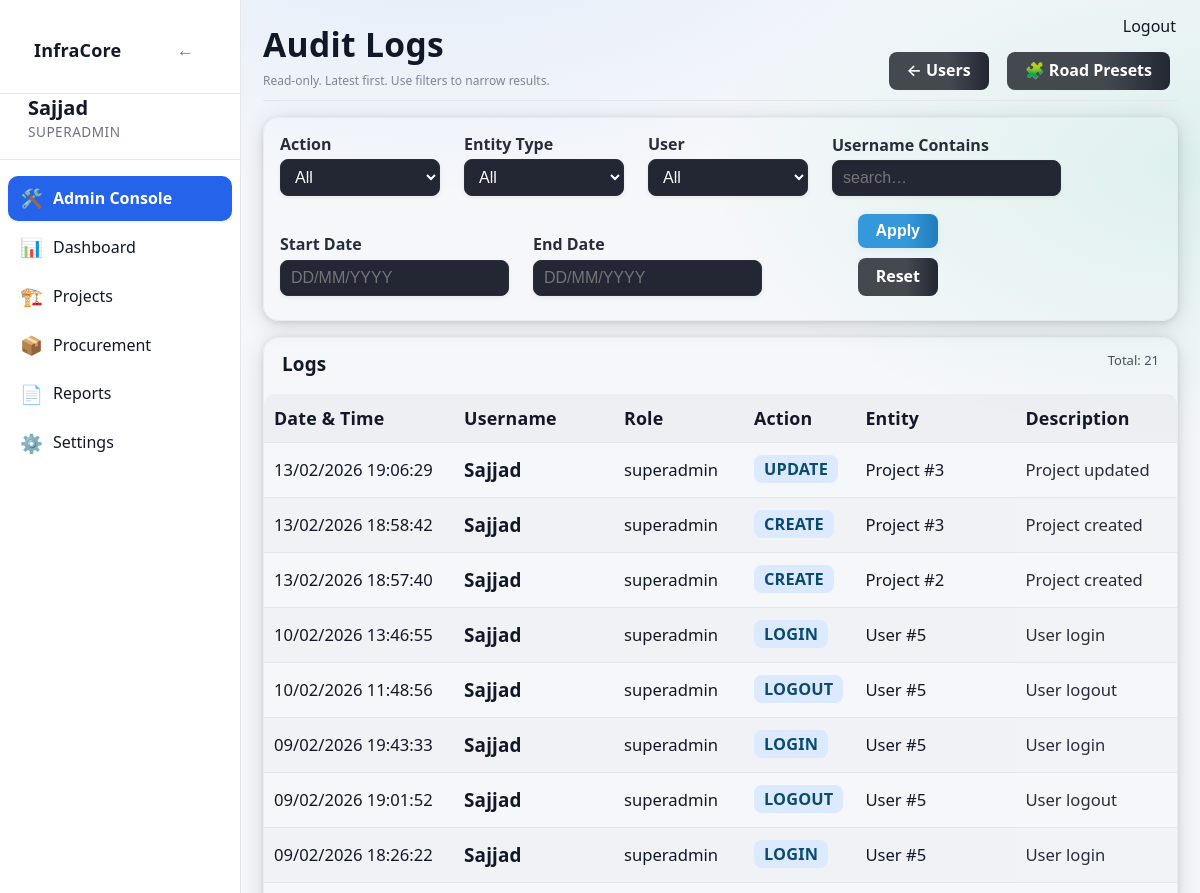
Page /admin/logs (signed in, upper part) on the earlier database version.
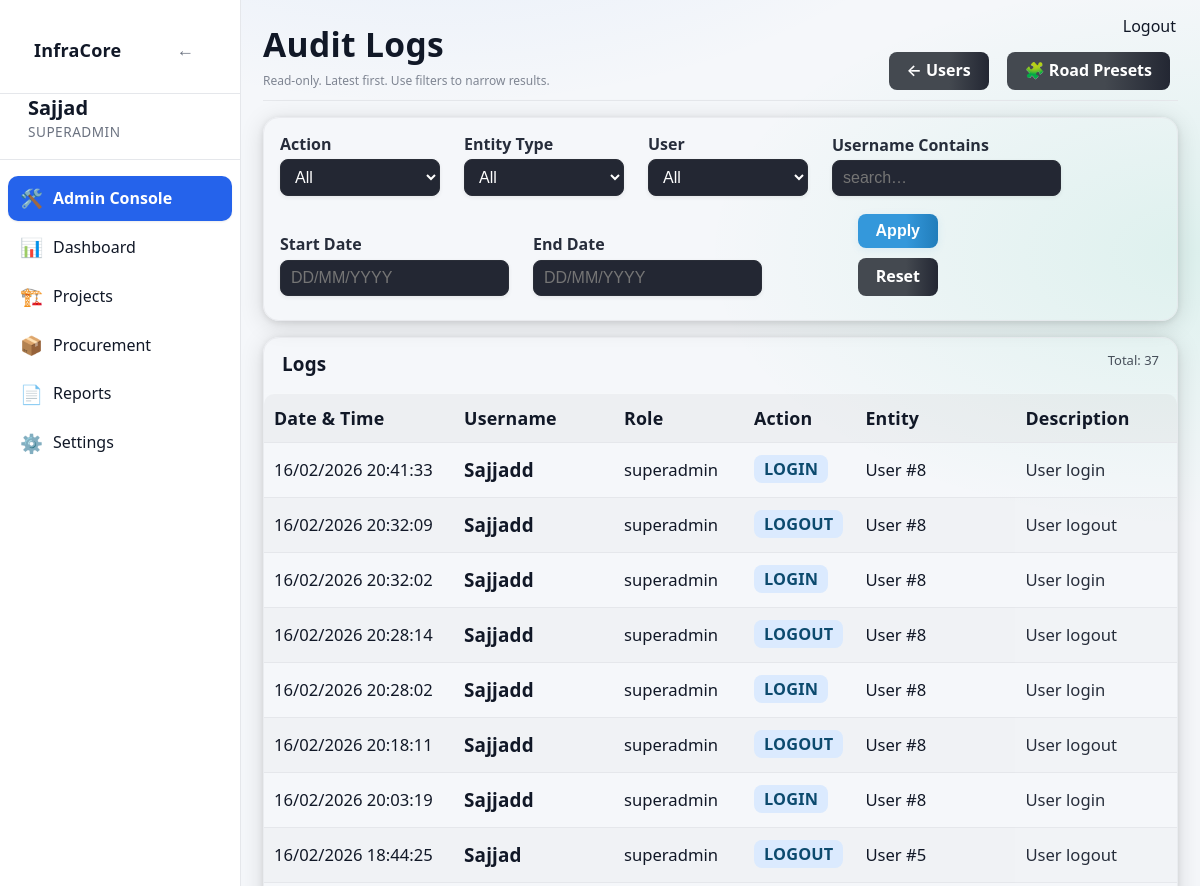
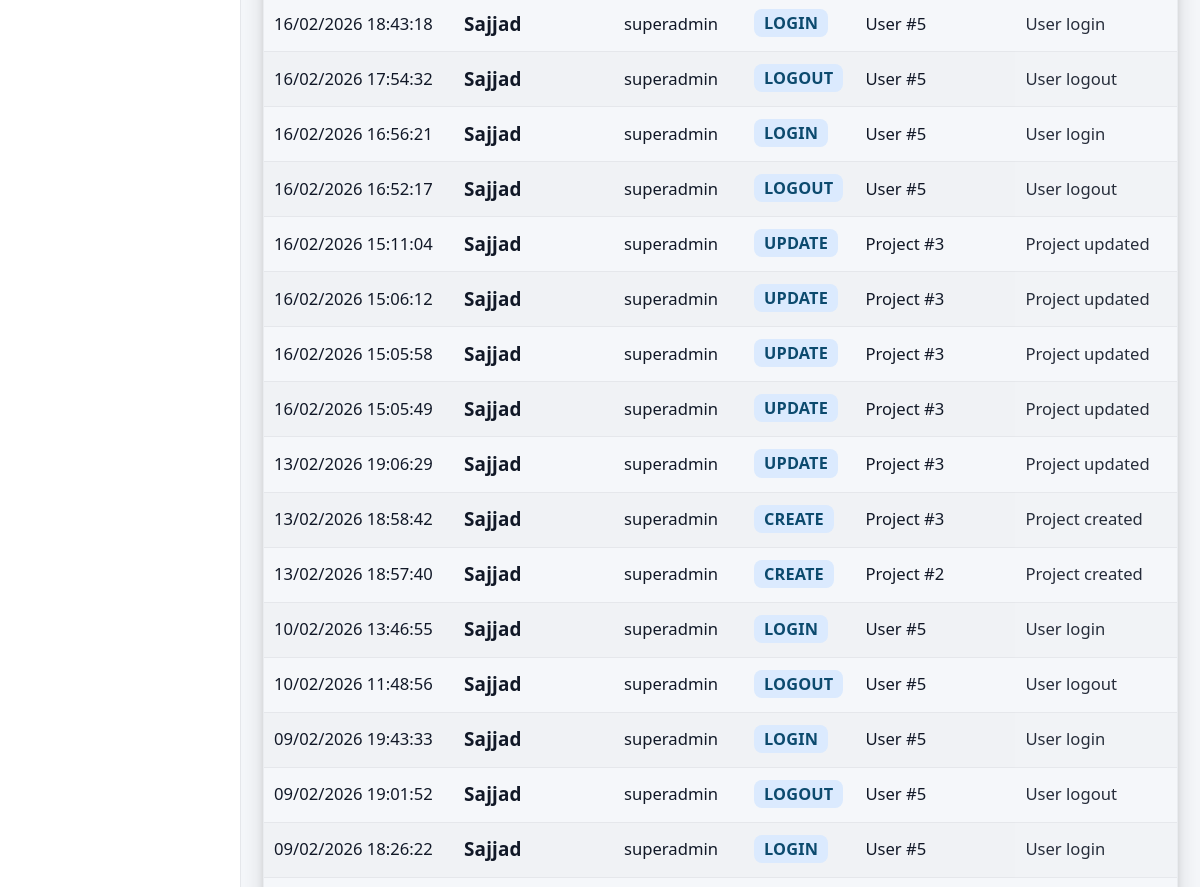
Same page on the later database version (2 pictures, top to bottom).
### app/models/activity_log.py (models this page shows)
class ActivityLog(Base):
    __tablename__ = "activity_logs"
    __table_args__ = (
        Index("ix_activity_logs_created_at", "created_at"),
        Index("ix_activity_logs_user_id", "user_id"),
    )
    id = Column(Integer, primary_key=True, index=True)
    user_id = Column(Integer, ForeignKey("users.id"), nullable=True)
    username = Column(String(150), nullable=False)
    role = Column(String(50), nullable=True)
    action = Column(String(20), nullable=False)  # CREATE, UPDATE, DELETE, ARCHIVE, LOGIN, LOGOUT
    entity_type = Column(String(50), nullable=True)  # Project, Activity, Material, User, Execution
    entity_id = Column(Integer, nullable=True)
    description = Column(Text, nullable=True)
    old_value = Column(Text, nullable=True)  # JSON string
    new_value = Column(Text, nullable=True)  # JSON string
    ip_address = Column(String(64), nullable=True)
    created_at = Column(DateTime, default=datetime.utcnow, nullable=False)
    details = Column(String, nullable=True)
    timestamp = Column(DateTime, default=datetime.utcnow)

### app/routes/admin.py (the view)
@router.get("/logs", response_class=HTMLResponse)
def audit_logs_page(
    request: Request,
    page: int = 1,
    action: str | None = None,
    entity_type: str | None = None,
    user_id: Optional[str] = Query(None),
    username: str | None = None,
    start_date: str | None = None,
    end_date: str | None = None,
    db: Session = Depends(get_db),
):
    if user_id in (None, ""):
        user_id_int = None
    else:
        try:
            user_id_int = int(user_id)
        except Exception:
            user_id_int = None
    admin = admin_guard(request)
    if not admin:
        return RedirectResponse("/dashboard", status_code=302)
    page_size = 50
    page = max(page, 1)
    q = db.query(ActivityLog)
    if action:
        q = q.filter(ActivityLog.action == action)
    if entity_type:
        q = q.filter(ActivityLog.entity_type == entity_type)
    if user_id_int is not None:
        q = q.filter(ActivityLog.user_id == user_id_int)
    if username:
        q = q.filter(ActivityLog.username.ilike(f"%{username.strip()}%"))
    def _parse_d(s: str | None) -> date | None:
        if not s:
            return None
        try:
            return parse_date_ddmmyyyy_or_iso(str(s))
        except Exception:
            return None
    sd = _parse_d(start_date)
    ed = _parse_d(end_date)
    if sd:
        q = q.filter(ActivityLog.created_at >= datetime.combine(sd, time.min))
    if ed:
        q = q.filter(ActivityLog.created_at <= datetime.combine(ed, time.max))
    total = q.count()
    logs = (
        q.order_by(ActivityLog.created_at.desc())
        .offset((page - 1) * page_size)
        .limit(page_size)
        .all()
    )
    actions = [r[0] for r in db.query(ActivityLog.action).distinct().order_by(ActivityLog.action).all() if r and r[0]]
    entity_types = [r[0] for r in db.query(ActivityLog.entity_type).distinct().order_by(ActivityLog.entity_type).all() if r and r[0]]
    users = (
        db.query(ActivityLog.user_id, ActivityLog.username)
        .filter(ActivityLog.user_id.isnot(None))
        .distinct()
        .order_by(ActivityLog.username.asc())
        .all()
    )
    return templates.TemplateResponse(
        "admin/logs.html",
        {
            "request": request,
            "user": admin,
            "logs": logs,
            "page": page,
            "page_size": page_size,
            "total": total,
            "actions": actions,
            "entity_types": entity_types,
            "users": users,
            "filters": {
                "action": action or "",
                "entity_type": entity_type or "",
                "user_id": user_id if user_id is not None else "",
                "username": username or "",
                "start_date": start_date or "",
                "end_date": end_date or "",
            },
        },
    )

### app/templates/admin/logs.html (shortened to what the changed rows need)
{% extends "base.html" %}
{% block content %}
<div class="page-header" style="display:flex;justify-content:space-between;align-items:flex-end;gap:12px;flex-wrap:wrap;margin-bottom:16px">
    <div>
        <h1 class="page-title" style="margin-bottom:6px">Audit Logs</h1>
    </div>
</div>
<div class="card" style="padding:0">
    <div style="padding:14px 18px;border-bottom:1px solid rgba(255,255,255,0.08);display:flex;justify-content:space-between;gap:12px;flex-wrap:wrap">
        <strong>Logs</strong>
        <span style="opacity:0.75;font-size:13px">
            Total: {{ total }}
        </span>
    </div>
    <table class="table" style="margin:0">
        <thead>
            <tr style="background:rgba(255,255,255,0.04)">
                <th style="width:170px">Date &amp; Time</th>
                <th style="width:140px">Username</th>
                <th style="width:110px">Role</th>
                <th style="width:90px">Action</th>
                <th style="width:140px">Entity</th>
                <th>Description</th>
            </tr>
        </thead>
        <tbody>
            {% if logs and logs|length > 0 %}
                {% for l in logs %}
                    <tr style="border-bottom:1px solid rgba(255,255,255,0.05)">
                        <td style="white-space:nowrap">{{ l.created_at|local_dt('Asia/Kolkata') }}</td>
                        <td><strong>{{ l.username }}</strong></td>
                        <td>{{ l.role or "" }}</td>
                        <td>
                            <span class="badge badge-info">{{ l.action }}</span>
                        </td>
                        <td>
                            {{ l.entity_type or "" }}
                            {% if l.entity_id %}
                                #{{ l.entity_id }}
                            {% endif %}
                        </td>
                        <td style="opacity:0.9">{{ l.description or l.details or "" }}</td>
                    </tr>
                {% endfor %}
            {% else %}
                <tr>
                    <td colspan="6" style="padding:24px;text-align:center;opacity:0.75">
                        No audit logs found for the selected filters.
                    </td>
                </tr>
            {% endif %}
        </tbody>
    </table>
</div>
{% set total_pages = (total // page_size) + (1 if total % page_size else 0) %}
{% endblock %}

Differences in the rows shown:
added ActivityLog: created_at|local_dt "16/02/2026 20:41:33", username "Sajjadd", role "superadmin", action "LOGIN", entity_type "User", entity_id "8", description "User login"
added ActivityLog: created_at|local_dt "16/02/2026 20:32:09", username "Sajjadd", role "superadmin", action "LOGOUT", entity_type "User", entity_id "8", description "User logout"
added ActivityLog: created_at|local_dt "16/02/2026 20:32:02", username "Sajjadd", role "superadmin", action "LOGIN", entity_type "User", entity_id "8", description "User login"
added ActivityLog: created_at|local_dt "16/02/2026 20:28:14", username "Sajjadd", role "superadmin", action "LOGOUT", entity_type "User", entity_id "8", description "User logout"
added ActivityLog: created_at|local_dt "16/02/2026 20:28:02", username "Sajjadd", role "superadmin", action "LOGIN", entity_type "User", entity_id "8", description "User login"
added ActivityLog: created_at|local_dt "16/02/2026 20:18:11", username "Sajjadd", role "superadmin", action "LOGOUT", entity_type "User", entity_id "8", description "User logout"
added ActivityLog: created_at|local_dt "16/02/2026 20:03:19", username "Sajjadd", role "superadmin", action "LOGIN", entity_type "User", entity_id "8", description "User login"
added ActivityLog: created_at|local_dt "16/02/2026 18:44:25", username "Sajjad", role "superadmin", action "LOGOUT", entity_type "User", entity_id "5", description "User logout"
added ActivityLog: created_at|local_dt "16/02/2026 18:43:18", username "Sajjad", role "superadmin", action "LOGIN", entity_type "User", entity_id "5", description "User login"
added ActivityLog: created_at|local_dt "16/02/2026 17:54:32", username "Sajjad", role "superadmin", action "LOGOUT", entity_type "User", entity_id "5", description "User logout"
added ActivityLog: created_at|local_dt "16/02/2026 16:56:21", username "Sajjad", role "superadmin", action "LOGIN", entity_type "User", entity_id "5", description "User login"
added ActivityLog: created_at|local_dt "16/02/2026 16:52:17", username "Sajjad", role "superadmin", action "LOGOUT", entity_type "User", entity_id "5", description "User logout"
added ActivityLog: created_at|local_dt "16/02/2026 15:11:04", username "Sajjad", role "superadmin", action "UPDATE", entity_type "Project", entity_id "3", description "Project updated"
added ActivityLog: created_at|local_dt "16/02/2026 15:06:12", username "Sajjad", role "superadmin", action "UPDATE", entity_type "Project", entity_id "3", description "Project updated"
added ActivityLog: created_at|local_dt "16/02/2026 15:05:58", username "Sajjad", role "superadmin", action "UPDATE", entity_type "Project", entity_id "3", description "Project updated"
added ActivityLog: created_at|local_dt "16/02/2026 15:05:49", username "Sajjad", role "superadmin", action "UPDATE", entity_type "Project", entity_id "3", description "Project updated"
Other differences:
{{ total }}: "21" → "37"
